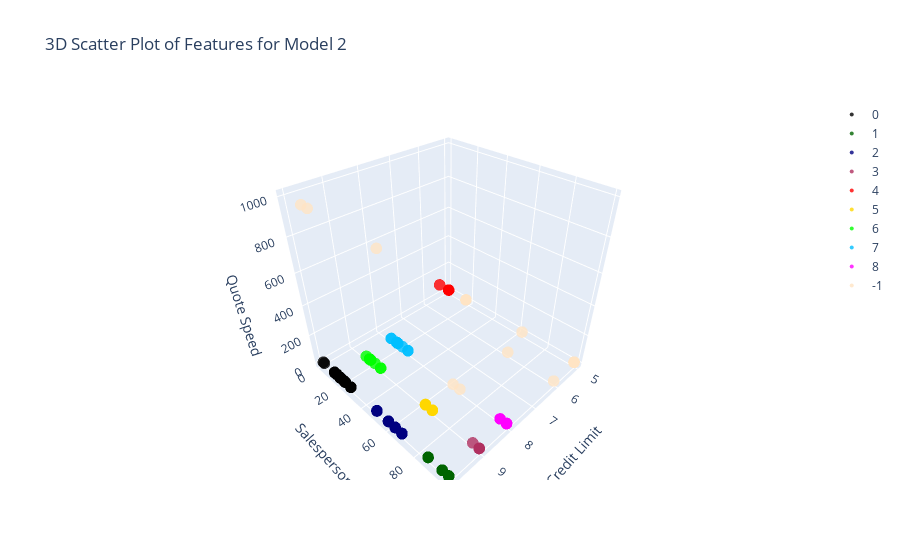

Source (notebook cell):
### Code cell
labels_data = pickle.loads(ast.literal_eval(combined_df['labels'].loc[2]))

features_str = combined_df['features'].loc[2]
features_list = ast.literal_eval(features_str)

df = final_df[features_list]

# Create separate traces for each label
traces = []
for label in set(labels_data):
    label_indices = [i for i, l in enumerate(labels_data) if l == label]
    trace = go.Scatter3d(
        x=df.iloc[label_indices]['Credit Limit'],
        y=df.iloc[label_indices]['Salesperson'],
        z=df.iloc[label_indices]['Quote Speed'],
        mode='markers',
        marker=dict(
            size=4,
            color=colors[label],  # Use color corresponding to each label
            opacity=0.8
        ),
        name=str(label)  # Name each trace with the label value
    )
    traces.append(trace)

# Create the figure
fig = go.Figure(data=traces)

fig.update_layout(
    scene=dict(
        xaxis_title=features_list[0],
        yaxis_title=features_list[1],
        zaxis_title=features_list[2],
    ),
    title='3D Scatter Plot of Features for Model 2'
)

# INTERACTIVE 3D PLOT
fig.show()

### Figure 1 — Plotly figure (JSON) as saved in the notebook; plotly's stock layout.template omitted (floating-point values rounded to 4 significant figures; data arrays with more than 128 entries replaced by an {"elided": "..."} marker saying what was removed)
{"data": [{"marker": {"color": "#000000", "opacity": 0.8, "size": 4}, "mode": "markers", "name": "0", "type": "scatter3d", "x": {"elided": "731 int values"}, "y": {"elided": "731 int values"}, "z": {"elided": "731 int values"}}, {"marker": {"color": "#006400", "opacity": 0.8, "size": 4}, "mode": "markers", "name": "1", "type": "scatter3d", "x": {"elided": "1261 int values"}, "y": {"elided": "1261 int values"}, "z": {"elided": "1261 int values"}}, {"marker": {"color": "#000080", "opacity": 0.8, "size": 4}, "mode": "markers", "name": "2", "type": "scatter3d", "x": {"elided": "407 int values"}, "y": {"elided": "407 int values"}, "z": {"elided": "407 int values"}}, {"marker": {"color": "#b03060", "opacity": 0.8, "size": 4}, "mode": "markers", "name": "3", "type": "scatter3d", "x": [9, 9, 9, 9, 9, 9, 9, 9, 9, 9, 9, 9, 9, 9, 9, 9, 9, 9, 9, 9, 9], "y": [99, 99, 99, 99, 99, 99, 99, 99, 99, 99, 99, 99, 99, 99, 99, 99, 99, 99, 99, 95, 99], "z": [4, 3, 2, 2, 1, 2, 2, 1, 1, 3, 1, 2, 2, 1, 1, 3, 3, 2, 2, 4, 2]}, {"marker": {"color": "#ff0000", "opacity": 0.8, "size": 4}, "mode": "markers", "name": "4", "type": "scatter3d", "x": [10, 10, 10, 10, 10, 10, 10, 10, 10, 10, 10, 10, 10, 10, 10, 10, 10, 10], "y": [99, 99, 99, 99, 99, 95, 99, 99, 99, 99, 99, 99, 99, 99, 99, 99, 99, 99], "z": [999, 999, 999, 999, 999, 999, 999, 999, 999, 999, 999, 999, 999, 999, 999, 999, 999, 999]}, {"marker": {"color": "#ffd700", "opacity": 0.8, "size": 4}, "mode": "markers", "name": "5", "type": "scatter3d", "x": [9, 9, 9, 9, 9, 9, 9, 9, 9, 9], "y": [63, 63, 68, 63, 68, 63, 63, 68, 63, 68], "z": [1, 1, 3, 2, 2, 2, 2, 1, 4, 1]}, {"marker": {"color": "#00ff00", "opacity": 0.8, "size": 4}, "mode": "markers", "name": "6", "type": "scatter3d", "x": [9, 9, 9, 9, 9, 9, 9, 9, 9, 9, 9, 9], "y": [18, 17, 17, 18, 14, 17, 18, 22, 27, 27, 17, 17], "z": [1, 2, 3, 3, 3, 3, 2, 3, 2, 3, 2, 1]}, {"marker": {"color": "#00bfff", "opacity": 0.8, "size": 4}, "mode": "markers", "name": "7", "type": "scatter3d", "x": [8, 8, 8, 8, 8, 8, 8, 8, 8, 8, 8, 8], "y": [27, 12, 18, 17, 12, 27, 17, 17, 17, 22, 17, 18], "z": [2, 2, 1, 3, 1, 3, 1, 3, 3, 1, 2, 1]}, {"marker": {"color": "#ff00ff", "opacity": 0.8, "size": 4}, "mode": "markers", "name": "8", "type": "scatter3d", "x": [8, 8, 8, 8, 8, 8, 8, 8, 8, 8, 8, 8, 8, 8, 8, 8, 8], "y": [99, 99, 99, 99, 99, 99, 99, 99, 95, 95, 99, 95, 99, 99, 99, 99, 99], "z": [2, 1, 1, 1, 1, 1, 2, 1, 1, 1, 3, 2, 3, 1, 4, 1, 3]}, {"marker": {"color": "#ffe4c4", "opacity": 0.8, "size": 4}, "mode": "markers", "name": "-1", "type": "scatter3d", "x": [5, 5, 8, 5, 5, 6, 6, 5, 5, 8, 5, 10, 5, 10, 10, 5], "y": [63, 99, 68, 99, 17, 99, 68, 99, 99, 63, 99, 63, 17, 12, 17, 17], "z": [4, 1, 1, 1, 3, 1, 2, 4, 1, 1, 4, 999, 2, 999, 999, 2]}], "layout": {"scene": {"xaxis": {"title": {"text": "Credit Limit"}}, "yaxis": {"title": {"text": "Salesperson"}}, "zaxis": {"title": {"text": "Quote Speed"}}}, "title": {"text": "3D Scatter Plot of Features for Model 2"}}}
